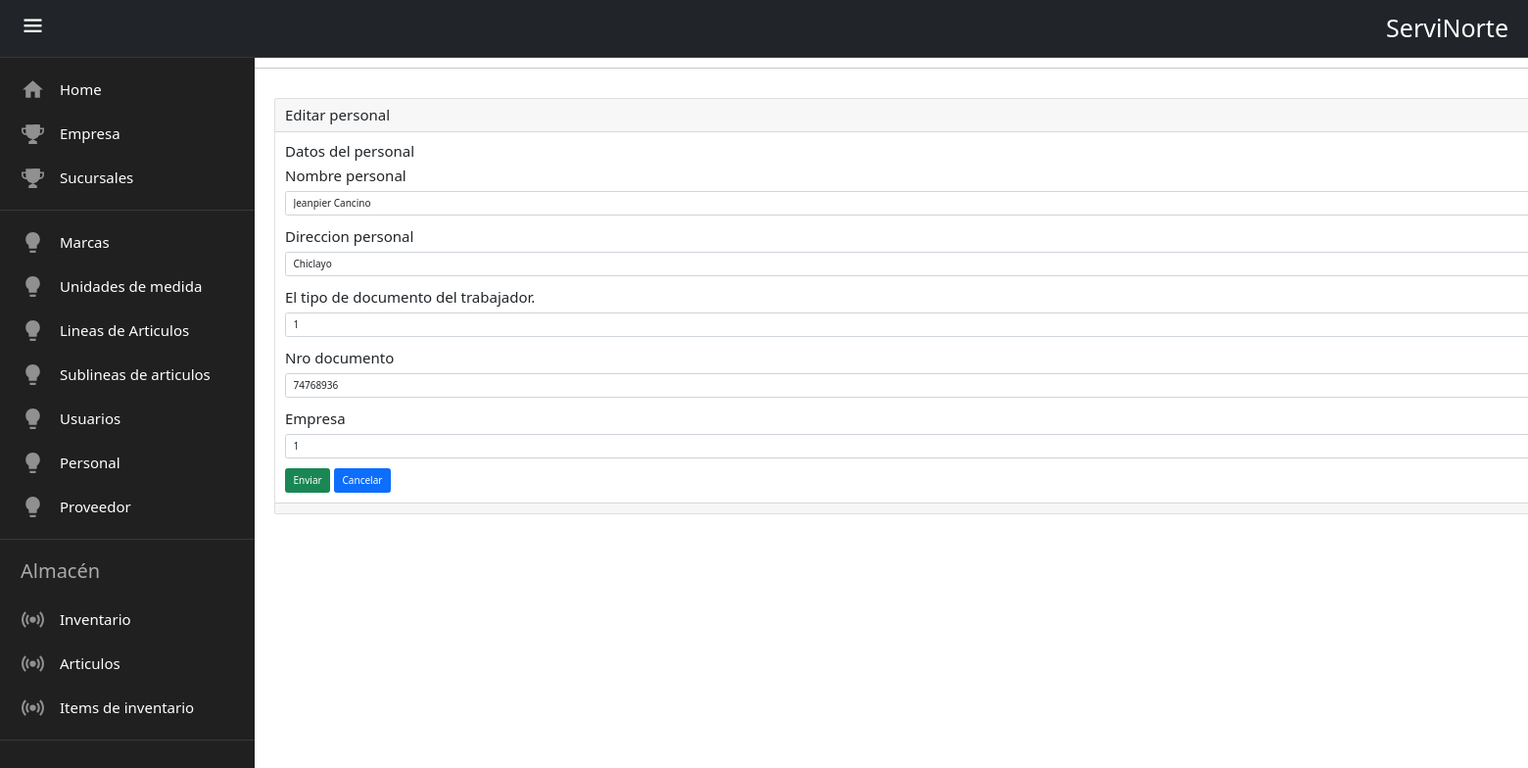
The app's page /personal/editar/1 with its own data.
### servinorte_r/models.py (models this page shows, shortened)
class Personal(models.Model):
    class PersonalRole(models.TextChoices):
        DNI = "1"
        CARNET = "0"
    nombre_personal = models.CharField(
        max_length=100, help_text="El nombre del trabajador. "
    )
    direccion_personal = models.CharField(
        max_length=150, help_text="La direccion del trabajador. "
    )
    tipo_documento = models.CharField(
        verbose_name="El tipo de documento del trabajador. ",
        choices=PersonalRole.choices,
        max_length=1,
    )
    nro_documento = models.CharField(
        max_length=11, help_text="El nro.documento del trabajador. "
    )
    Empresa = models.ForeignKey(Empresa, on_delete=models.CASCADE)

### servinorte_r/views.py (the view)
# urls.py: path('personal/editar',views.editar_personal,name='editar_personal'),
def editar_personal(request,id):
    personal=Personal.objects.get(id=id)
    formulario_P=PersonalForm(request.POST or None, request.FILES or None,instance=personal)
    if formulario_P.is_valid() and request.POST:
        formulario_P.save()
        return redirect('personal')
    return render(request,"personal/editar.html",{'formulario_P':formulario_P})

### servinorte_r/forms.py
class PersonalForm(forms.ModelForm):
    class Meta:
        model = Personal
        fields = '__all__'

### templates/personal/editar.html
{% extends 'base.html' %} {% block titulo%} Editar personal {% endblock %} {% block content %}
<hr />
<div class="contenedor">
  <div class="card">
    <div class="card-header">Editar personal</div>
    <div class="card-body">
      <h4 class="card-title">Datos del personal</h4>
      {% include 'personal/form.html' %}
    </div>
    <div class="card-footer text-muted"></div>
  </div>
</div>
{% endblock %}

### templates/personal/form.html (shortened to what this page needs)
<form enctype="multipart/form-data" method="post">
  {% csrf_token %} {% for campo in formulario_P %}
  <div class="mb-3">
    <label for="" class="form-label">{{ campo.label }}</label>
    <input
      type="{{ campo.field.widget.input_type }}"
      class="form-control"
      name="{{ campo.name }}"
      id=""
      aria-describedby="helpId"
      placeholder="{{ campo.label }}"
      value="{{ campo.value | default:'' }}"
    />
  </div>
  {% endfor %}
  <input name="" id="" class="btn btn-success" type="submit" value="Enviar" />
  <a name="" id="" class="btn btn-primary" href="{%url 'personal' %}" role="button">Cancelar</a>
</form>

### servinorte_r/static/css/style.css (style rules this page uses)
:root { --fondo-color:#231e27; --items-color:#202020; --border-color:#383838; --text-color:#e7e7e7; }
* { padding: 0; box-sizing: border-box; margin: 0; }
html { font-size: 62.5%; font-family: sans-serif; }
body { width: 100%; height: 100vh; background-color: #231e27; position: relative; }
.contenedor { width:1600px; margin-left:280px; margin-top: 30px; font-size: 150%; }

### records on screen
Personal: nombre_personal "Jeanpier Cancino" "Chiclayo" "74768936"

### other values on screen
{{ campo.label }} "Nombre personal" "Direccion personal" "El tipo de documento del trabajador." "Nro documento" "Empresa"
